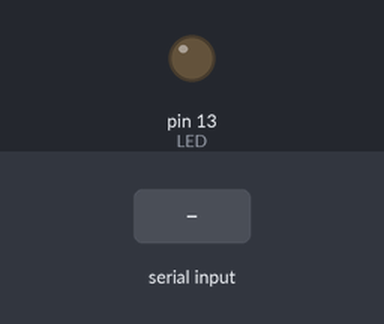
The sketch below on a simulated Arduino Uno, built with avr-gcc and run on an emulated ATmega328P. Shown: output pins drawn as LEDs (lit = HIGH). The test bench sets the inputs (shaded band).

Above: at 1.2 s.
1.3 s: "on" received over Serial
At 2.9 s:
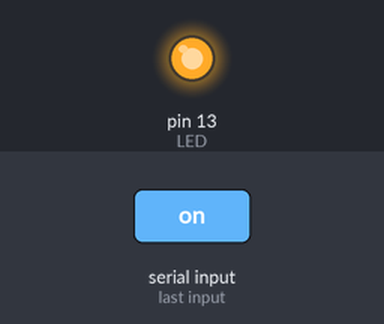
3.8 s: "off" received over Serial
At 6.0 s:
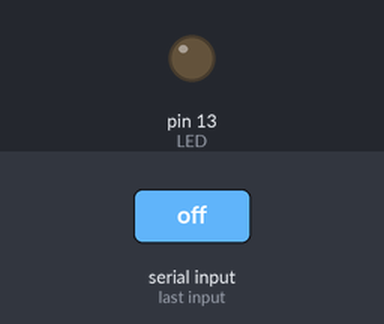
Timing chart, 0 to 7.5 s (numbered marks = the images above; inputs shaded):
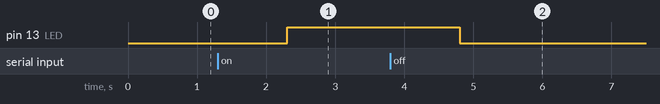

Measured:
- after the input at 1.3 s, pin 13 (LED): LOW → HIGH after 1.0 s
- after the input at 3.8 s, pin 13 (LED): HIGH → LOW after 1.0 s

The sketch:

skyLed.ino
```cpp
/*
   Said Chaida
   Sunday,June 28, 2015
 */

#define LED 13
#define BAUDE_RATE 9600
#define DELAY 1000

#define LedIsOn digitalRead(LED) > 0
#define LedOn   digitalWrite(LED,HIGH);
#define LedOff  digitalWrite(LED,LOW);

String command = "off";

void setup() {

  Serial.begin(BAUDE_RATE);
  pinMode(LED, OUTPUT);
}

void loop() {

  while(Serial.available() == 0){ }

  command = Serial.readString();

  if (command == "off"){
     LedOff;
  }

  if (command == "on"){
     LedOn;
  }

  delay(1000);
}
```
